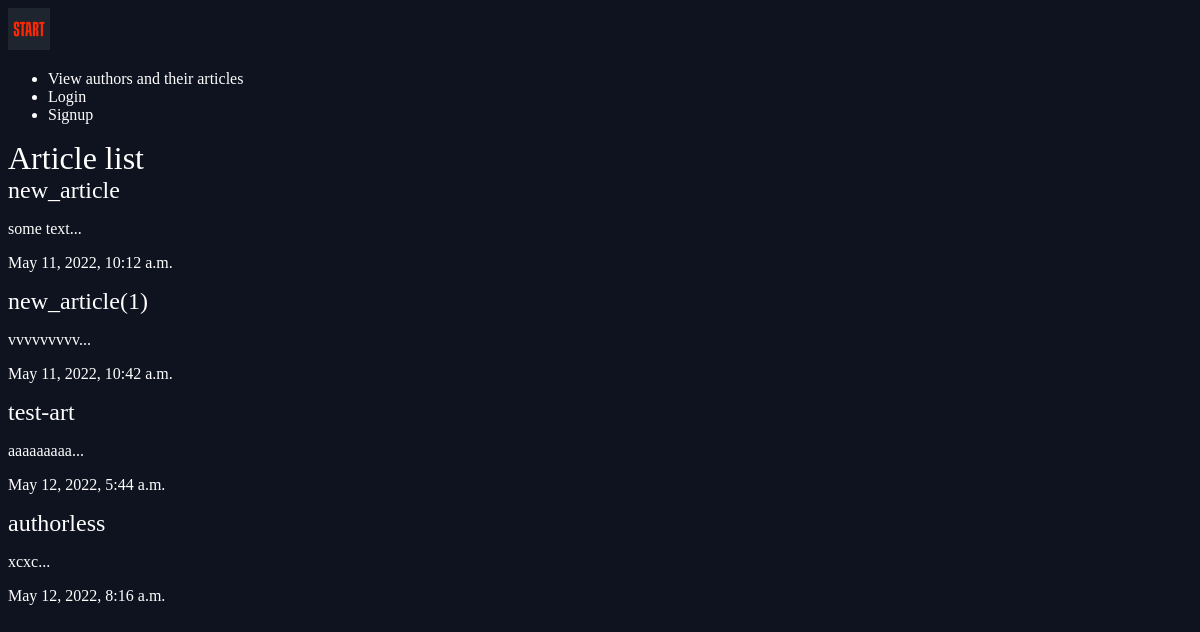
The page /articles/ on the database as committed earlier.
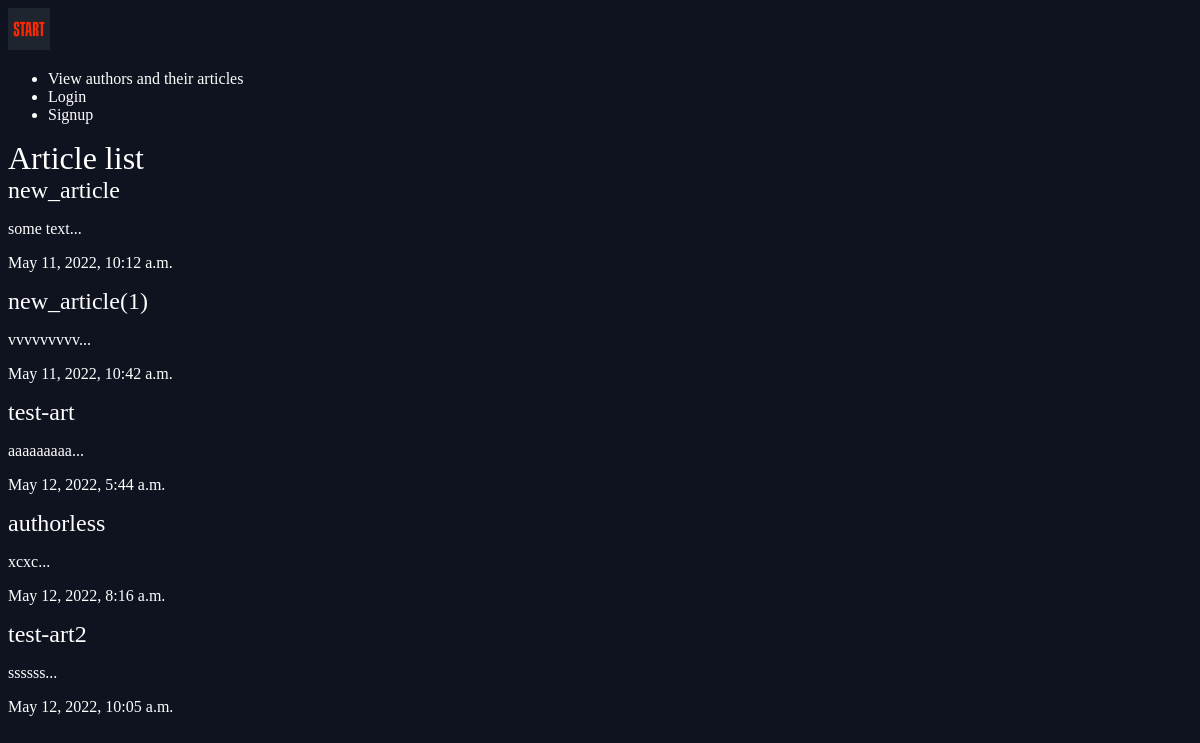
The same page on the database as committed later.
### articles/models.py (models this page shows, shortened)
class Article (models.Model):
    id = models.BigAutoField(primary_key=True)
    title = models.CharField(max_length=100)
    slug = models.SlugField()
    body = models.TextField()
    date = models.DateTimeField(auto_now_add=True)
    thumb = models.ImageField(default="default.png", blank=True)
    author = models.ForeignKey(User, default=None, on_delete=models.SET_NULL, null=True)
    def snippet(self):
        return self.body[:20] + "..."

### articles/views.py (the view)
# urls.py: path(r'', views.article_list, name='list'),
def article_list(request):
    articles = Article.objects.all().order_by("date")
    return render(request, "articles/article_list.html", { 'articles': articles})

### articles/templates/articles/article_list.html
{% extends 'base_layout.html' %}
{% block content %}
        <h1> Article list </h1>
        <div class="articles">
        {% for article in articles %}
        <div class="article">
            <h2> <a href="{% url 'articles:detail' slug=article.slug %}"> {{article.title}} </a> </h2>
            <p>{{article.snippet}}</p>
            <p>{{article.date}}</p>
        </div>
        {%endfor%}
    </div>
{% endblock %}

Rows that differ between the two databases and show on the page:
added Article: title "test-art2", snippet "ssssss...", date "May 12, 2022, 10:05 a.m."
